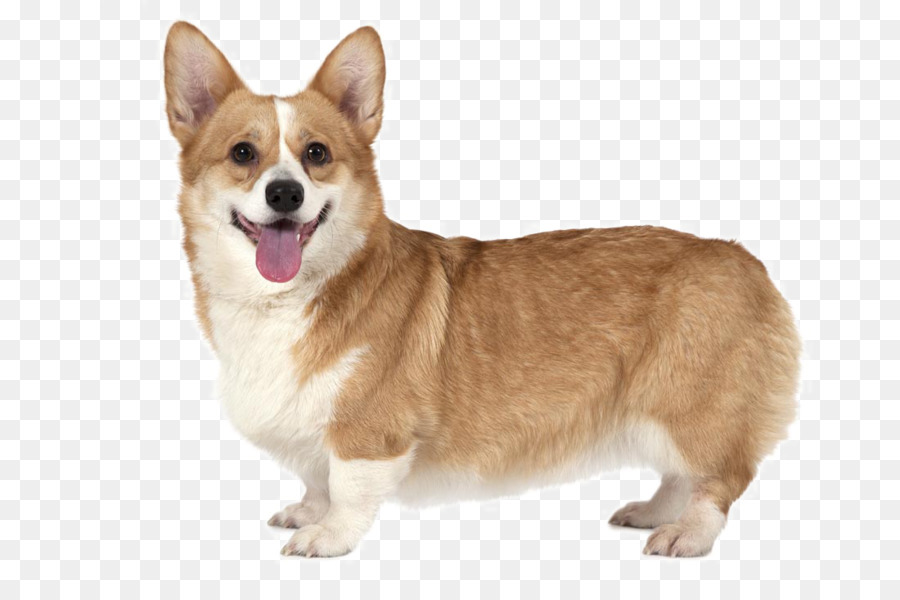
#> input picture Chapter_4/corgi.png, 900 x 600 px
$ python getting_and_setting.py --image corgi.png
#> lines starting #> are read from the running program, lines starting #| are printed output that depends on the picture; after the words box and inside, x2 and y2 are one past the last pixel; in counts of white or black regions, pixels touching at a corner belong together
from __future__ import print_function
import argparse
import cv2

ap = argparse.ArgumentParser()
ap.add_argument("-i", "--image", required = True, help = "Path to the image")
args = vars(ap.parse_args())

# Loading and displaying image
image = cv2.imread(args["image"])
#> image is the input picture: shape (600, 900, 3); mean B, G, R 204.2, 214.6, 226.1
cv2.imshow("Original", image)


# Accessing and manipulating pixels
(b, g, r) = image[0, 0]
#> b = 255; g = 255; r = 255
print("Pixel at (0, 0) - Red: {}, Green: {}, Blue: {}".format(r, g, b))
#| Pixel at (0, 0) - Red: 255, Green: 255, Blue: 255

image[0, 0] = (0, 0, 255)
#> image: shape (600, 900, 3); under 0.01% of pixels changed, all inside (x1, y1, x2, y2) = (0, 0, 1, 1)
(b, g, r) = image[0, 0]
#> b = 0; g = 0
print("Pixel at (0, 0) - Red: {}, Green: {}, Blue: {}".format(r, g, b))
#| Pixel at (0, 0) - Red: 255, Green: 0, Blue: 0


# Using NumPy's array slicing to access portions of the image
corner = image[0:100, 0:100]
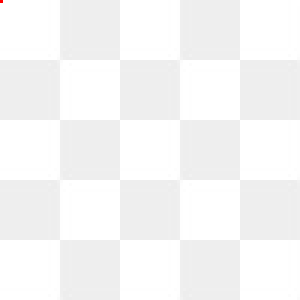
#> corner: shape (100, 100, 3) (shown 3 times larger); mean B, G, R 246.8, 246.8, 246.8
cv2.imshow("Corner", corner)

image[0:100, 0:100] = (0, 255, 0)
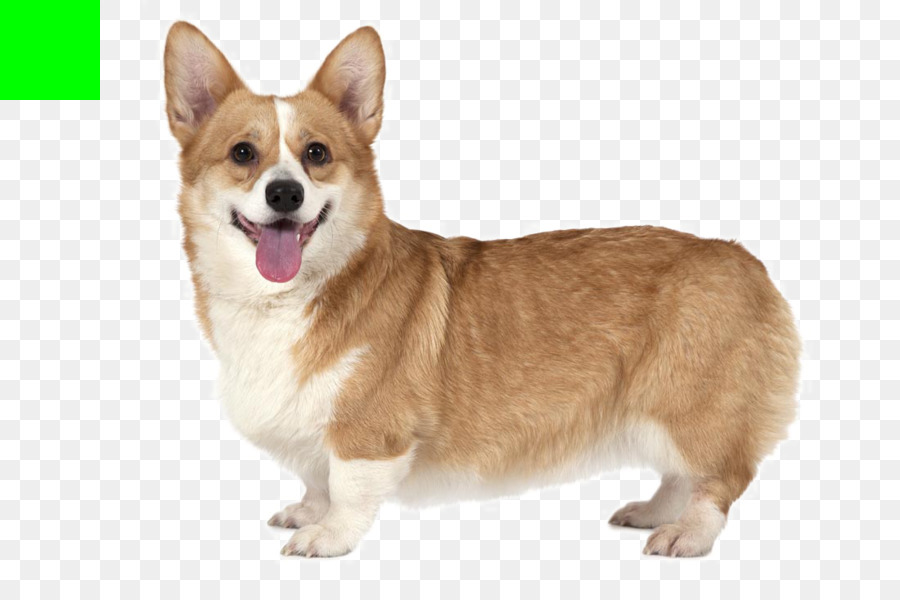
#> image: shape (600, 900, 3); mean B, G, R 199.6, 214.8, 221.5

cv2.imshow("Updated", image)
cv2.waitKey(0)
